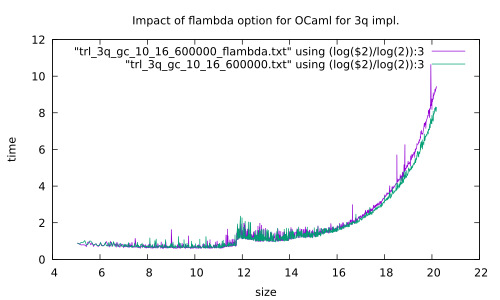

Recreate this plot in gnuplot.
set terminal pdf
set output "trl_impact_of_flambda_3q.pdf"
set title "Impact of flambda option for OCaml for 3q impl."
set xlabel "size"
set ylabel "time"
plot [t=:] [0:] "trl_3q_gc_10_16_600000_flambda.txt" using (log($2)/log(2)):3 smooth unique w l, "trl_3q_gc_10_16_600000.txt" using (log($2)/log(2)):3 smooth unique w l
